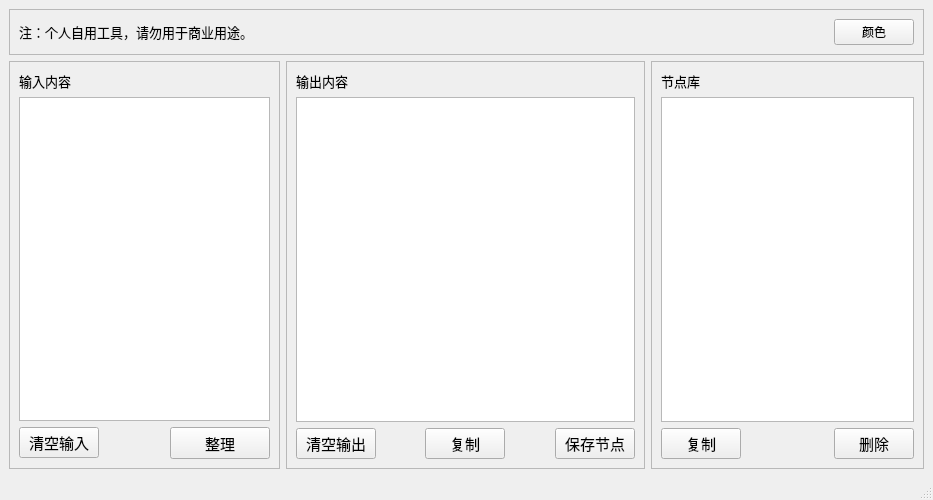
<?xml version="1.0" encoding="UTF-8"?>
<ui version="4.0">
 <class>NodeManager</class>
 <widget class="QMainWindow" name="NodeManager">
  <property name="geometry">
   <rect>
    <x>0</x>
    <y>0</y>
    <width>933</width>
    <height>500</height>
   </rect>
  </property>
  <property name="minimumSize">
   <size>
    <width>750</width>
    <height>500</height>
   </size>
  </property>
  <property name="windowTitle">
   <string>NodeManager 0.02.0</string>
  </property>
  <property name="windowIcon">
   <iconset>
    <normaloff>NodeManager.ico</normaloff>NodeManager.ico</iconset>
  </property>
  <widget class="QWidget" name="centralwidget">
   <layout class="QGridLayout" name="gridLayout_3">
    <item row="1" column="0">
     <widget class="QFrame" name="inputFrame">
      <property name="sizePolicy">
       <sizepolicy hsizetype="Expanding" vsizetype="Expanding">
        <horstretch>0</horstretch>
        <verstretch>0</verstretch>
       </sizepolicy>
      </property>
      <property name="frameShape">
       <enum>QFrame::Shape::StyledPanel</enum>
      </property>
      <property name="frameShadow">
       <enum>QFrame::Shadow::Raised</enum>
      </property>
      <layout class="QGridLayout" name="gridLayout_4">
       <item row="1" column="0" colspan="3">
        <widget class="QPlainTextEdit" name="inputBox"/>
       </item>
       <item row="2" column="0">
        <widget class="QPushButton" name="clearInputButton">
         <property name="font">
          <font>
           <pointsize>11</pointsize>
          </font>
         </property>
         <property name="text">
          <string>清空输入</string>
         </property>
        </widget>
       </item>
       <item row="2" column="2">
        <widget class="QPushButton" name="organizeButton">
         <property name="sizePolicy">
          <sizepolicy hsizetype="Preferred" vsizetype="Fixed">
           <horstretch>0</horstretch>
           <verstretch>0</verstretch>
          </sizepolicy>
         </property>
         <property name="minimumSize">
          <size>
           <width>100</width>
           <height>32</height>
          </size>
         </property>
         <property name="font">
          <font>
           <pointsize>11</pointsize>
          </font>
         </property>
         <property name="text">
          <string>整理</string>
         </property>
        </widget>
       </item>
       <item row="2" column="1">
        <spacer name="horizontalSpacer_2">
         <property name="orientation">
          <enum>Qt::Orientation::Horizontal</enum>
         </property>
         <property name="sizeHint" stdset="0">
          <size>
           <width>40</width>
           <height>20</height>
          </size>
         </property>
        </spacer>
       </item>
       <item row="0" column="0">
        <widget class="QLabel" name="inputLabel">
         <property name="font">
          <font>
           <pointsize>10</pointsize>
           <bold>false</bold>
          </font>
         </property>
         <property name="text">
          <string>输入内容</string>
         </property>
        </widget>
       </item>
      </layout>
     </widget>
    </item>
    <item row="1" column="1">
     <widget class="QFrame" name="outputFrame">
      <property name="sizePolicy">
       <sizepolicy hsizetype="Expanding" vsizetype="Expanding">
        <horstretch>0</horstretch>
        <verstretch>0</verstretch>
       </sizepolicy>
      </property>
      <property name="minimumSize">
       <size>
        <width>0</width>
        <height>0</height>
       </size>
      </property>
      <property name="frameShape">
       <enum>QFrame::Shape::StyledPanel</enum>
      </property>
      <property name="frameShadow">
       <enum>QFrame::Shadow::Raised</enum>
      </property>
      <layout class="QGridLayout" name="gridLayout">
       <item row="2" column="0">
        <widget class="QPushButton" name="clearOutputButton">
         <property name="font">
          <font>
           <pointsize>11</pointsize>
          </font>
         </property>
         <property name="text">
          <string>清空输出</string>
         </property>
        </widget>
       </item>
       <item row="2" column="4">
        <widget class="QPushButton" name="saveNodeButton">
         <property name="font">
          <font>
           <pointsize>11</pointsize>
          </font>
         </property>
         <property name="text">
          <string>保存节点</string>
         </property>
        </widget>
       </item>
       <item row="2" column="1">
        <spacer name="horizontalSpacer_3">
         <property name="orientation">
          <enum>Qt::Orientation::Horizontal</enum>
         </property>
         <property name="sizeHint" stdset="0">
          <size>
           <width>40</width>
           <height>20</height>
          </size>
         </property>
        </spacer>
       </item>
       <item row="1" column="0" colspan="5">
        <widget class="QPlainTextEdit" name="outputBox"/>
       </item>
       <item row="2" column="2">
        <widget class="QPushButton" name="copyOutputButton">
         <property name="font">
          <font>
           <pointsize>11</pointsize>
          </font>
         </property>
         <property name="text">
          <string>复制</string>
         </property>
        </widget>
       </item>
       <item row="2" column="3">
        <spacer name="horizontalSpacer_4">
         <property name="orientation">
          <enum>Qt::Orientation::Horizontal</enum>
         </property>
         <property name="sizeHint" stdset="0">
          <size>
           <width>40</width>
           <height>20</height>
          </size>
         </property>
        </spacer>
       </item>
       <item row="0" column="0">
        <widget class="QLabel" name="outputLabel">
         <property name="font">
          <font>
           <pointsize>10</pointsize>
          </font>
         </property>
         <property name="cursor">
          <cursorShape>ArrowCursor</cursorShape>
         </property>
         <property name="text">
          <string>输出内容</string>
         </property>
        </widget>
       </item>
      </layout>
     </widget>
    </item>
    <item row="1" column="2">
     <widget class="QFrame" name="savedFrame">
      <property name="sizePolicy">
       <sizepolicy hsizetype="Expanding" vsizetype="Expanding">
        <horstretch>0</horstretch>
        <verstretch>0</verstretch>
       </sizepolicy>
      </property>
      <property name="frameShape">
       <enum>QFrame::Shape::StyledPanel</enum>
      </property>
      <property name="frameShadow">
       <enum>QFrame::Shadow::Raised</enum>
      </property>
      <layout class="QGridLayout" name="gridLayout_2">
       <item row="1" column="0" colspan="4">
        <widget class="QListWidget" name="savedList"/>
       </item>
       <item row="0" column="0">
        <widget class="QLabel" name="libraryLabel">
         <property name="font">
          <font>
           <pointsize>10</pointsize>
          </font>
         </property>
         <property name="text">
          <string>节点库</string>
         </property>
        </widget>
       </item>
       <item row="3" column="0">
        <widget class="QPushButton" name="copyLibraryButton">
         <property name="font">
          <font>
           <pointsize>11</pointsize>
          </font>
         </property>
         <property name="text">
          <string>复制</string>
         </property>
        </widget>
       </item>
       <item row="3" column="1">
        <spacer name="horizontalSpacer_5">
         <property name="orientation">
          <enum>Qt::Orientation::Horizontal</enum>
         </property>
         <property name="sizeHint" stdset="0">
          <size>
           <width>40</width>
           <height>20</height>
          </size>
         </property>
        </spacer>
       </item>
       <item row="3" column="3">
        <widget class="QPushButton" name="deleteNodeButton">
         <property name="font">
          <font>
           <pointsize>11</pointsize>
          </font>
         </property>
         <property name="text">
          <string>删除</string>
         </property>
        </widget>
       </item>
       <item row="3" column="2">
        <spacer name="horizontalSpacer_6">
         <property name="orientation">
          <enum>Qt::Orientation::Horizontal</enum>
         </property>
         <property name="sizeHint" stdset="0">
          <size>
           <width>40</width>
           <height>20</height>
          </size>
         </property>
        </spacer>
       </item>
      </layout>
     </widget>
    </item>
    <item row="0" column="0" colspan="3">
     <widget class="QFrame" name="topFrame">
      <property name="minimumSize">
       <size>
        <width>0</width>
        <height>40</height>
       </size>
      </property>
      <property name="frameShape">
       <enum>QFrame::Shape::StyledPanel</enum>
      </property>
      <property name="frameShadow">
       <enum>QFrame::Shadow::Raised</enum>
      </property>
      <layout class="QGridLayout" name="gridLayout_5">
       <item row="0" column="1">
        <spacer name="horizontalSpacer">
         <property name="orientation">
          <enum>Qt::Orientation::Horizontal</enum>
         </property>
         <property name="sizeHint" stdset="0">
          <size>
           <width>40</width>
           <height>20</height>
          </size>
         </property>
        </spacer>
       </item>
       <item row="0" column="2">
        <widget class="QPushButton" name="themeButton">
         <property name="sizePolicy">
          <sizepolicy hsizetype="Fixed" vsizetype="Fixed">
           <horstretch>0</horstretch>
           <verstretch>0</verstretch>
          </sizepolicy>
         </property>
         <property name="minimumSize">
          <size>
           <width>25</width>
           <height>25</height>
          </size>
         </property>
         <property name="text">
          <string>颜色</string>
         </property>
        </widget>
       </item>
       <item row="0" column="0">
        <widget class="QLabel" name="label">
         <property name="font">
          <font>
           <pointsize>10</pointsize>
          </font>
         </property>
         <property name="text">
          <string>注：个人自用工具，请勿用于商业用途。</string>
         </property>
        </widget>
       </item>
      </layout>
     </widget>
    </item>
   </layout>
  </widget>
  <widget class="QMenuBar" name="menubar">
   <property name="geometry">
    <rect>
     <x>0</x>
     <y>0</y>
     <width>933</width>
     <height>33</height>
    </rect>
   </property>
  </widget>
  <widget class="QStatusBar" name="statusbar"/>
 </widget>
 <resources/>
 <connections/>
</ui>
